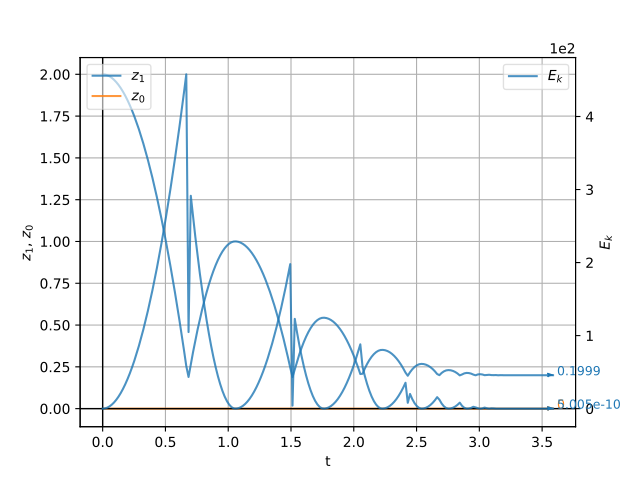

Generate this figure with Python:
from past.builtins import execfile
execfile('basic-1.py')
S.plot.plots={'t=S.time': ('$z_1$=S.dem.par[1].pos[2]','$z_0$=S.dem.par[0].pos[2]',None,'$E_k$=S.dem.par[1].Ek')}
S.engines=S.engines+[PyRunner(10,'S.plot.autoData()')]
S.throttle=0
S.run(2000,True)
S.plot.plot()
